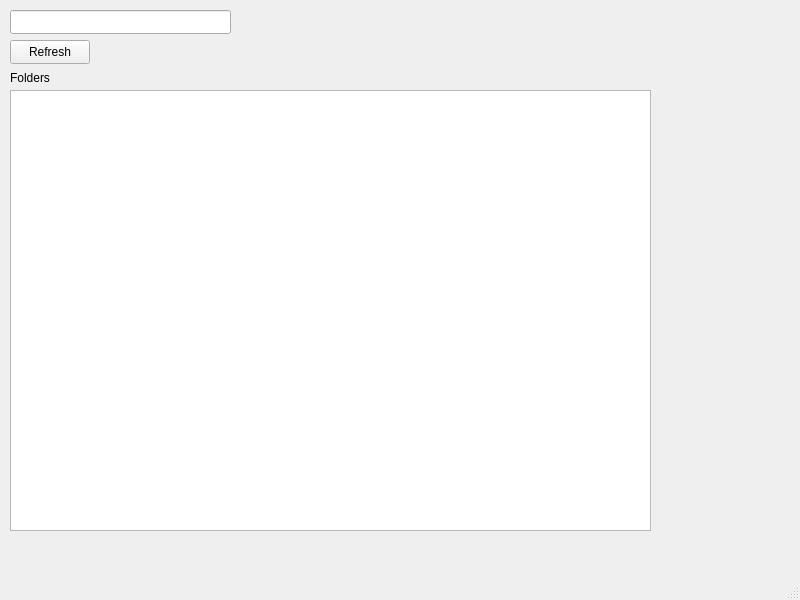
<?xml version="1.0" encoding="UTF-8"?>
<ui version="4.0">
 <class>MainWindow</class>
 <widget class="QMainWindow" name="MainWindow">
  <property name="geometry">
   <rect>
    <x>0</x>
    <y>0</y>
    <width>800</width>
    <height>600</height>
   </rect>
  </property>
  <property name="windowTitle">
   <string>Cloud Image Host</string>
  </property>
  <widget class="QWidget" name="centralwidget">
   <widget class="QLineEdit" name="pathEdit">
    <property name="geometry">
     <rect>
      <x>10</x>
      <y>10</y>
      <width>221</width>
      <height>24</height>
     </rect>
    </property>
   </widget>
   <widget class="QPushButton" name="refreshBtn">
    <property name="geometry">
     <rect>
      <x>10</x>
      <y>40</y>
      <width>80</width>
      <height>24</height>
     </rect>
    </property>
    <property name="text">
     <string>Refresh</string>
    </property>
   </widget>
   <widget class="QLabel" name="label">
    <property name="geometry">
     <rect>
      <x>10</x>
      <y>70</y>
      <width>49</width>
      <height>16</height>
     </rect>
    </property>
    <property name="text">
     <string>Folders</string>
    </property>
   </widget>
   <widget class="QListWidget" name="folderList">
    <property name="geometry">
     <rect>
      <x>10</x>
      <y>90</y>
      <width>641</width>
      <height>441</height>
     </rect>
    </property>
   </widget>
   <widget class="QLabel" name="folders_files_amount">
    <property name="geometry">
     <rect>
      <x>100</x>
      <y>40</y>
      <width>321</width>
      <height>16</height>
     </rect>
    </property>
    <property name="text">
     <string/>
    </property>
   </widget>
  </widget>
  <widget class="QMenuBar" name="menubar">
   <property name="geometry">
    <rect>
     <x>0</x>
     <y>0</y>
     <width>800</width>
     <height>21</height>
    </rect>
   </property>
  </widget>
  <widget class="QStatusBar" name="statusbar"/>
 </widget>
 <resources/>
 <connections/>
</ui>
